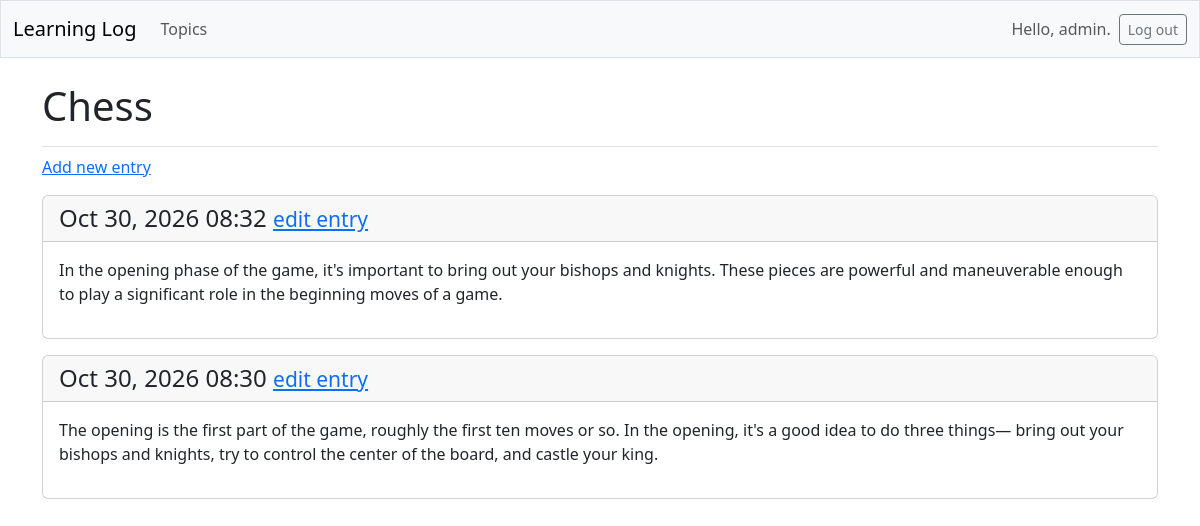
The page /topics/1/ (signed in) on the database its author committed.
### learning_logs/models.py (models this page shows, shortened)
class Topic(models.Model):
    text=models.CharField(max_length=200)
    date_added=models.DateTimeField(auto_now_add=True)
    owner=models.ForeignKey(User,on_delete=models.CASCADE)

class Entry(models.Model):
    topic=models.ForeignKey(Topic,on_delete=models.CASCADE)
    text=models.TextField()
    date_added=models.DateTimeField(auto_now_add=True)
    class Meta:
        verbose_name_plural="Entries"

### learning_logs/views.py (the view)
# urls.py: path('topics/<int:topic_id>/', views.topic, name='topic'),
@login_required
def topic(request,topic_id):
    topic=Topic.objects.get(id=topic_id)
    if topic.owner != request.user:
        raise Http404()
    entries=topic.entry_set.order_by('-date_added')
    context = {'topic':topic,'entries':entries}
    return render(request,'learning_logs/topic.html',context )

### learning_logs/templates/learning_logs/topic.html
{% extends 'learning_logs/base.html' %}
{% block page_header %}
  <h1>{{ topic.text }}</h1>
{% endblock page_header %}
{% block content %}
  <p>
    <a href="{% url 'learning_logs:new_entry' topic.id %}">Add new entry</a>
  </p>
  {% for entry in entries %}
    <div class="card mb-3">
      <h4 class="card-header">
        {{ entry.date_added|date:'M d, Y H:i' }}
        <small><a href="{% url 'learning_logs:edit_entry' entry.id %}">
          edit entry</a></small>
      </h4>
      <div class="card-body">{{ entry.text|linebreaks }}</div>
    </div>
  {% empty %}
    <p>There are no entries for this topic yet.</p>
  {% endfor %}
{% endblock content %}

### learning_logs/templates/learning_logs/base.html (shortened to what this page needs)
<!doctype html>
<html lang="en">
<head>
   <link href="https://cdn.bootcdn.net/ajax/libs/twitter-bootstrap/5.3.0/css/bootstrap.min.css" rel="stylesheet">
</head>
<body>
  <nav class="navbar navbar-expand-md navbar-light bg-light mb-4 border">
    <div class="container-fluid">
      <a class="navbar-brand" href="{% url 'learning_logs:index' %}">
          Learning Log</a>
      <div class="collapse navbar-collapse" id="navbarCollapse">
        <ul class="navbar-nav me-auto mb-2 mb-md-0">
          <li class="nav-item">
            <a class="nav-link" href="{% url 'learning_logs:topics' %}">
              Topics</a></li>
        </ul>
        <ul class="navbar-nav ms-auto mb-2 mb-md-0">
          {% if user.is_authenticated %}
            <li class="nav-item">
              <span class="navbar-text me-2">Hello, {{ user.username }}.
                </span></li>
          {% endif %}
        </ul>
        {% if user.is_authenticated %}
          <form action="{% url 'accounts:logout' %}" method='post'>
            <button name='submit' class='btn btn-outline-secondary btn-sm'>
              Log out</button>
          </form>
        {% endif %}
      </div>
    </div>
  </nav>
  <main class="container">
    <div class="pb-2 mb-2 border-bottom">
      {% block page_header %}{% endblock page_header %}
    </div>
    <div>
      {% block content %}{% endblock content %}
    </div>
  </main>
</body>
</html>

### rows shown on the page
Topic: text "Chess"
Entry: date_added "Oct 30, 2026 08:32", text "In the opening phase of the game, it's important to bring out your bishops and knights. These pieces are powerful and maneuverable enough to play a significant role in the beginning moves of a game."
Entry: date_added "Oct 30, 2026 08:30", text "The opening is the first part of the game, roughly the first ten moves or so. In the opening, it's a good idea to do three things— bring out your bishops and knights, try to control the center of the board, and castle your king."

### other values the page prints
{{ user.username }} "admin"
